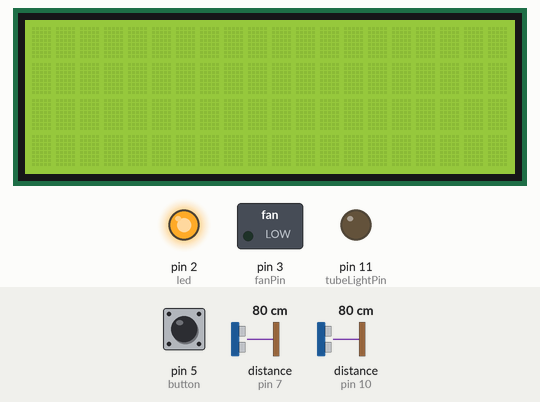
Bench run of a sketch on a simulated Arduino Uno, built with avr-gcc and run on an emulated ATmega328P. Shown: 20×4 character LCD, switched loads named in the sketch (green lamp = pin HIGH), output pins drawn as LEDs (lit = HIGH). Inputs (shaded band) come from the test bench; at power-on: pin 5 (button) HIGH, distance to the obstacle (sensors on pin 7, pin 10) 80 cm. The echo pulse lasts 58.3 µs per cm; pins used as bus, display or sensor lines are not drawn; what the sketch prints to the serial monitor is not drawn.

Above: at 1.2 s.
1.3 s: pin 5 (button) pulled LOW for 0.15 s
At 1.43 s:
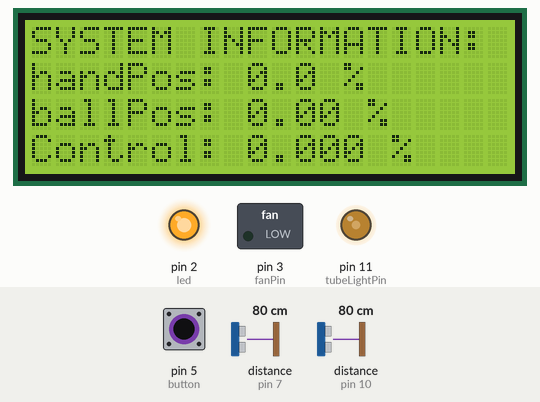
2.9 s: pin 5 (button) pulled LOW for 1 s
At 4.3 s:
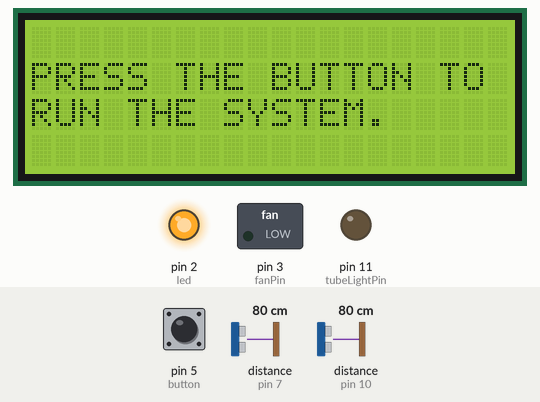
5.4 s: pin 5 (button) pulled LOW for 3.2 s
At 9.1 s:
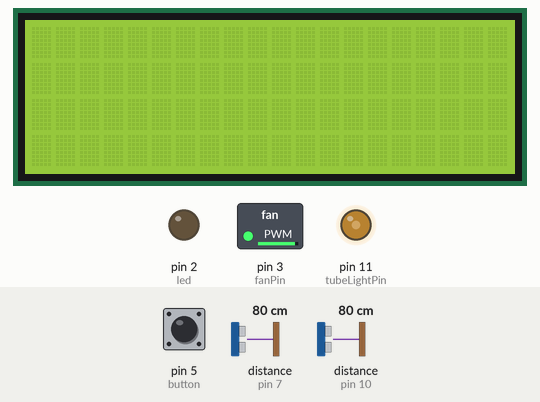
Timing chart, 0 to 10.6 s (numbered marks = the images above; inputs shaded):
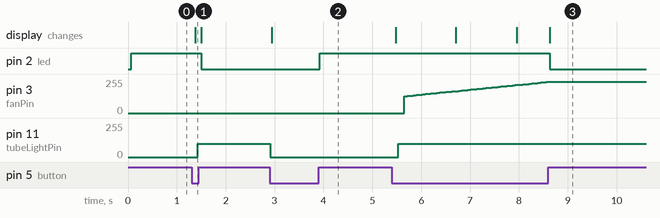

The sketch:

AirBallLevitation.ino
```cpp
//used libraries for LCD
#include <Wire.h>
#include "LiquidCrystal_I2C.h"
// setup of lcd
LiquidCrystal_I2C lcd(0x27, 20, 4); //LCD adress
// defines pins numbers
const int trigPinHand = 9; //hand position ultrasonic sensor Trig
const int echoPinHand = 10; //hand position ultrasonic sensor Echo
const int trigPinBall = 4; //ball position ultrasonic sensor Trig
const int echoPinBall = 7; //ball position ultrasonic sensor Echo
const int fanPin      = 3;// PWM output for motor control
const int tubeLightPin = 11; //PWM output for tube light control
const int led = 2; //output for the LED which represents the button state
const int button = 5; //input of the button state
// defines variables
unsigned long durationH;
double distanceH;
unsigned long durationB;
double distanceB;
double gas = 0;
double ref = 0; //position of hand
double ballPos = 0; //position of the ball in the tube
//Geometrical parameters of the system
const double upperGap = 1; //upper gap in cm
const double lowerGap = 10; //lower gap in cm
const double columnL = 38.5; //effective length of the tube in cm
#define PREV_REF 70;
double previousRef = PREV_REF; // the initial desired reference is PREV_REF [%] of the effective length of the tube
const double ballDiam = 4; //diameter of the ball in cm
const int maxWaitTime = (int) (columnL * 3.5 / 0.034); //maximal waiting time for the ultrasonic sensors to receive the reflected wave
//variables for the control loop
double controlP = 0;
double controlI = 0;
double controlD = 0;
double control = 0;
double err = 0;
double prevErr = 0;
double previousBallPos = 0; //the initial ball position, then updates
double prevControlI = 0; //initial condition for integrator
double prevBallPos = columnL + upperGap - ballDiam / 2; //used in control D
double storeHandPos[5]; // array to make average of hand position

//PID constants
const double samplingTime = 0.0625; //sampling time in seconds

const double intTimea = 0.4 * 2.0;
const double difTimea = 0.02 * 0.77;
const double Kpa = 0.7 * 3;
const double Kia = Kpa / intTimea;
const double Kda = Kpa * difTimea;

const double intTimeb = 0.50 * 3.2;
const double difTimeb = 0.012 * 2.2;
const double Kpb = 0.35 * 2.0;
const double Kib = Kpb / intTimeb;
const double Kdb = Kpb * difTimeb;

const double intTimec = 0.5 * 3.2;
const double difTimec = 0.014 * 1.1;
const double Kpc = 0.45 * 1.65;
const double Kic = Kpc / intTimec;
const double Kdc = Kpc * difTimec;
// defines variables to control the button state
int countButton = 0; //initial condition
int buttonState = LOW;
// variables to calculate duration
long t = 0;
long t_p = 0;
long duration = 0;
long t1 = 0;
long t2 = 0;
long t3 = 0;

//flags
int flag = 0; //used as a counter -> decides when to write to output
bool flagRefErr = 0; //true if there is an error reading reference
bool flagBallPosErr = 0; //true if there is an error reading ball position
int flagA = 0; //used as a counter for calculating average of references
int flagInstability=0;
char region = 'a'; //region 'a', 'b' or 'c' - division of the tube into three regions
//Limits for regions
const int limitAB = 18; //in % of the effective length of the tube
const int limitBC = 64; //in % of the effective length of the tube
//Lamp control limits
const int intensLowerLim = 10; //The lowest position of the ball that will produce difference in the LED light of the tube
//(for all positions below, there would be no light)
const int intensUpperLim = 80; //The highest position of the ball that will produce difference in the LED light of the tube
//(for all positions above, there would be maximum light intensity)

void setup() {
  pinMode(trigPinBall, OUTPUT); // Sets the trigPin as an Output for Ball position sensor
  pinMode(echoPinBall, INPUT); // Sets the echoPin as an Input for Ball position sensor
  pinMode(trigPinHand, OUTPUT); // Sets the trigPin as an Output for Hand postion sensor
  pinMode(echoPinHand, INPUT); // Sets the echoPin as an Input for Hand position sensor
  pinMode(fanPin, OUTPUT); //Sets the fanPin to an output mode
  pinMode(led, OUTPUT); //Sets the led pin to an output mode (used for button state representation)
  pinMode (button, INPUT); //Sets the button pin to an input mode
  Serial.begin(9600); // Starts the serial communication
  //inital condition
  digitalWrite (led, LOW); //Turn off the button LED
  // initialize the LCD
  lcd.begin();
  lcd.backlight();
}


void loop() {
  //select the mode, ON or OFF, with the button
  buttonState = digitalRead(button);
  if (buttonState == LOW && countButton == 2) {

    countButton = 2; //update the indicator of the state

  }
  else if (buttonState == LOW && countButton == 0) {
    countButton = 0; //update the indicator of the state
  }
  else if (buttonState == LOW && countButton == 1) {

    if (flagInstability)
    {
      delay(8);             //reset needed to let the ball fall down in case of instability risk
      flagInstability=0;
    }
    countButton = 2; //update the indicator of the state
    printInfoLCD();
    prevControlI = 0;
    previousRef = PREV_REF;
    previousBallPos = 0;
    flag = 0;
    flagA = 0;
    region = 'a';
  }
  else if (buttonState == HIGH && countButton == 1) {
    countButton = 1; //update the indicator of the state
  }
  else if (buttonState == HIGH && countButton == 0) {
    countButton = 1; //update the indicator of the state
  }
  else if (buttonState == HIGH && countButton == 2) {
    countButton = 3; //update the indicator of the state
  }
  else if (buttonState == LOW && countButton == 3) {
    countButton = 0; //update the indicator of the state
  }
  else if (buttonState == HIGH && countButton == 3) {
    countButton = 3; //update the indicator of the state
  }


  if (countButton == 2)
  {

    digitalWrite(led, HIGH);

    //____________HAND___________________
    digitalWrite(trigPinHand, LOW); // Clears the trigPin
    delayMicroseconds(2);
    digitalWrite(trigPinHand, HIGH);// Sets the trigPin on HIGH state for 10 micro seconds
    delayMicroseconds(10);
    digitalWrite(trigPinHand, LOW);
    durationH = pulseIn(echoPinHand, HIGH, maxWaitTime);// Reads the echoPin, returns the sound wave travel time in microseconds
    // Calculating the distance
    distanceH = durationH * 0.034 / 2;
    if (distanceH == 0) //Handling the error
    {
      flagRefErr = true;
      durationH = maxWaitTime;
    }
    digitalWrite(trigPinBall, LOW); //try this
    delay((int)(30 - durationH * 0.001));
    storeHandPos[flagA] = distanceH - lowerGap; //scales the value in the reference system


    //_____________BALL_________________
    digitalWrite(trigPinBall, LOW); // Clears the trigPin
    delayMicroseconds(2);
    digitalWrite(trigPinBall, HIGH);// Sets the trigPin on HIGH state for 10 microseconds
    delayMicroseconds(10);
    digitalWrite(trigPinBall, LOW);
    durationB = pulseIn(echoPinBall, HIGH, maxWaitTime);// Reads the echoPin, returns the sound wave travel time in microseconds
    // Calculating the distance
    distanceB = durationB * 0.034 / 2;

    if (distanceB == 0) //Handling the error
    {
      flagBallPosErr = true;
      durationB = maxWaitTime;
    }
    else flagBallPosErr = false;
    ballPos = (columnL + upperGap) - (distanceB + ballDiam / 2); // scales the ball position value in the reference system
    delay((int)(25 - durationB * 0.001));


    //scale the values from 0 to 100
    storeHandPos[flagA] = storeHandPos[flagA] * (100 / columnL);
    ballPos = ballPos * (100 / columnL);
    //avoid instability
    flagA = flagA + 1;
    if (flagA == 3)
    {
      ref = (storeHandPos[0] + storeHandPos[1] + storeHandPos[2]) / 3; //calculates the average
      if ((ref < 21) || (ref > 77) || flagRefErr) ref = previousRef;
      flagRefErr = false;
      previousRef = ref; //stores prevouos value of ref in memory for next block of 3 iterations
      flagA = 0; //resets the counter for calculating the average of reference
    }
    if ((ballPos < 0) || (ballPos > 100) || flagBallPosErr) ballPos = prevBallPos;


    //Anti wind-up solution for transitions between different subregions of the tube
    if (ballPos > limitAB && ballPos <= limitBC && previousBallPos <= limitAB) //transition from region A to B
    {
      prevControlI = control - Kpb * (ref - ballPos) - Kib * (ref - ballPos) * samplingTime - Kdb * (-ballPos + prevBallPos) / samplingTime; //bumpless control
      region = 'b';
    }
    else if (ballPos > limitBC && previousBallPos > limitAB && previousBallPos <= limitBC) //transition from region B to C
    {
      prevControlI = control - Kpc * (ref - ballPos) - Kic * (ref - ballPos) * samplingTime - Kdc * (-ballPos + prevBallPos) / samplingTime; //bumpless control
      region = 'c';
    }
    else if (ballPos > limitAB && ballPos <= limitBC && previousBallPos > limitBC) //transition from region C to B
    {
      prevControlI = control - Kpb * (ref - ballPos) - Kib * (ref - ballPos) * samplingTime - Kdb * (-ballPos + prevBallPos) / samplingTime; //bumpless control
      region = 'b';
    }
    else if (ballPos <= limitAB && previousBallPos > limitAB && previousBallPos <= limitBC) //transition from region B to A
    {
      prevControlI = control - Kpa * (ref - ballPos) - Kia * (ref - ballPos) * samplingTime - Kda * (-ballPos + prevBallPos) / samplingTime; //bumpless control
      region = 'a';
    }
    else if (ballPos > limitBC && previousBallPos <= limitAB) //transition from region A to C
    {
      prevControlI = control - Kpc*(ref-ballPos) - Kic*(ref-ballPos)*samplingTime - Kdc*(-ballPos+prevBallPos)/samplingTime; //bumpless control
      region = 'c';
    }

    else if (ballPos <= limitAB && previousBallPos > limitBC) //transition from region C to A
    {
      prevControlI = control - Kpa*(ref-ballPos) - Kia*(ref-ballPos)*samplingTime - Kda*(-ballPos+prevBallPos)/samplingTime; //bumpless control
      region = 'a';
    }

    PID(region); //calculates the control parameters for the current sampling interval
    //uses the PID to set the value of the power to the motor according to the position and speed
    if (ballPos>85)
    {
      motorPower(fanPin,0);
      //Reset is needed to avoid the ball hit the sensor and remain stick to the sensor
      flagInstability=1;
      countButton = 1; //updates the indicator of the state
    }
    else
    {
      motorPower(fanPin, control); //Control voltage sent to motor
      ledPower(tubeLightPin, ballPos); //Control voltage sent to led light
      previousBallPos = ballPos; //stores prevouos value of ref in memory for next iteration
      flag = flag + 1;
    }
 Serial.println(ballPos);
//display values on serial monitor
    if (flag == 20) {
      t_p = t;
      t = millis();// used to get duratin of one loop
      duration = (t - t_p);
      t1=millis();
      updateInfoLCD(); //Updates the info to be shown on the LCD
      t2=millis();
      t3=t2-t1;
      flag = 0;
    }


  }
  else if (countButton == 0)
  {
    //System is OFF
    digitalWrite(led, LOW); //turns OFF the button LED
    motorPower(fanPin, 0); //turns OFF the motor
    ledPower(tubeLightPin, 0);

    //Initial state LCD display
    lcd.setCursor(0, 1);
    lcd.print("PRESS THE BUTTON TO");
    lcd.setCursor(0, 2);
    lcd.print("RUN THE SYSTEM.");
  }
  else if (countButton == 1)
  {
    digitalWrite(led, HIGH); //turns ON the button LED
    //Values are reset because a new state of the lamp starts
    previousRef = PREV_REF;
    flag = 0;

    //System is ON
  }
  else if (countButton == 3)
  {
    //System is turned OFF
    digitalWrite(led, LOW); //turns OFF the button LED
    lcd.clear(); //clears the text from the LCD screen
  }
  delay(5);

}

//**************************************************************************************************************************************************

double getDistance (int trigPin , int echoPin) {
  // this function get the distance and save the value as output the inputs are the pin of the  US sensor
  unsigned long duration = 0;
  double distance = 0;
  digitalWrite(trigPin, LOW); // Clears the trigPin
  delayMicroseconds(2);
  digitalWrite(trigPin, HIGH);// Sets the trigPin on HIGH state for 10 micro seconds
  delayMicroseconds(10);
  digitalWrite(trigPin, LOW);
  duration = pulseIn(echoPin, HIGH);// Reads the echoPin, returns the sound wave travel time in microseconds
  // Calculating the distance
  distance = duration * 0.034 / 2;
  return distance;
}


void motorPower (int motorPin , double power) {
  //Function that writes the values of the desired power on the pin of the motor.
  //The inputs are the pin to which the motor is attached and the desired power (number 0-100).


  double powerOut = (int)((power / 100) * 255); //gets the fraction of power in input, number between 0 and 1
  analogWrite(motorPin, powerOut); //gives the voltage to the motor, an integer 0-255, proportional to the fraction of the power in input, 20 mV each step

}
void ledPower (int ledPin , double intensity) {
  //Function that writes the values of the desired intensity on the pin of the tube LED light.
  //The inputs are the pin to wiich the led light is attached and the desired intensity (number 0-80).

  //Scaling the intensity
  if (intensity>intensUpperLim) intensity = intensUpperLim;
  else if (intensity<intensLowerLim) intensity = intensLowerLim;

  double powerOut = (int)(((intensity-intensLowerLim) / (intensUpperLim-intensLowerLim)) * 255);
  //gets the fraction of intensity in input, number between 0 and 1
  analogWrite(ledPin, powerOut); //gives the voltage to the LED, an integer 0-255, 20 mV each unit
}


void PID (char region) {
  //This function calculates the control parameters of the feedback.
  //No inputs. Calculates and stores variables.
  double Kp, Ki, Kd;
  if (region == 'a') //controller parameters for the lower part of tube
  {
    Kp = Kpa;
    Ki = Kia;
    Kd = Kda;
  }
  else if (region == 'b') //controller parameters for the middle part of tube
  {
    Kp = Kpb;
    Ki = Kib;
    Kd = Kdb;
  }
  else  if (region == 'c') //controller parameters for the upper part of tube
  {
    Kp = Kpc;
    Ki = Kic;
    Kd = Kdc;
  }

  err = ref - ballPos; //current error
  //calculates the proportional part
  controlP = Kp * err;
  //calculates the integral part
  controlI = prevControlI + Ki * err * samplingTime; //integral-->area
  //calculates the derivative part
  controlD = Kd * (-ballPos + prevBallPos) / samplingTime; //neglecting the reference, because of infinitive derivatives on step changes

  //calculates the total control
  control = controlP + controlI + controlD;
  if (control > 100) {//Technically impossible to actuate, but necessary to saturate in program...
    control = 100;
    controlI = prevControlI; //...to prevent integrator wind-up
  }
  else if (control < 0) {//Technically impossible to actuate, but necessary to saturate in program...
    control = 0;
    controlI = prevControlI; //...to prevent integrator wind-up in opposite direction
  }
  prevControlI = controlI; //stores the integrator value for the next iteration
  prevErr = err; //stores the value of the error for the next iteration
}

void printInfoLCD()
{
  //Function used to print on the LCD screen all the characters containing the information about the current state of system:
  //Reference level, ball position and applied control, each 0-100 %
  lcd.clear();
  lcd.setCursor(0, 0);
  lcd.print("SYSTEM INFORMATION:");
  lcd.setCursor(0, 1);
  lcd.print("handPos: ");
  lcd.print((double)ref, 1);
  lcd.print(" % ");
  lcd.setCursor(0, 2);
  lcd.print("ballPos: ");
  lcd.print((double)ballPos, 2);
  lcd.print(" % ");
  lcd.setCursor(0, 3);
  lcd.print("Control: ");
  lcd.print((double)control, 3);
  lcd.print(" % ");
}
void updateInfoLCD()
{
  //Function used to print on the LCD screen only the characters that determine the value of important current parameters of the system:
  //Reference level, ball position and applied control, each 0-100 %
  lcd.setCursor(9, 1);
  lcd.print((double)ref, 1);
  lcd.print(" % ");
  lcd.setCursor(9, 2);
  lcd.print((double)ballPos, 2);
  lcd.print(" % ");
  lcd.setCursor(9, 3);
  lcd.print((double)control, 3);
  lcd.print(" % ");
}
```

Measured:
- after the input at 1.3 s, pin 2 (led): HIGH → LOW after 0.20 s; pin 11 (tubeLightPin): 0/255 → 100/255 after 0.13 s; the display: changes after 0.08 s (image 1)
- after the input at 2.9 s, pin 2 (led): LOW → HIGH after 1.0 s; pin 11 (tubeLightPin): 100/255 → 0/255 at once; the display: changes at once (image 2)
- after the input at 5.4 s, pin 2 (led): HIGH → LOW after 3.2 s; pin 3 (fanPin): moves from 0/255 to 235/255 over 3.0 s, starting after 0.25 s; pin 11 (tubeLightPin): 0/255 → 100/255 after 0.13 s; the display: first changes after 0.08 s (image 3 shows a later state)
